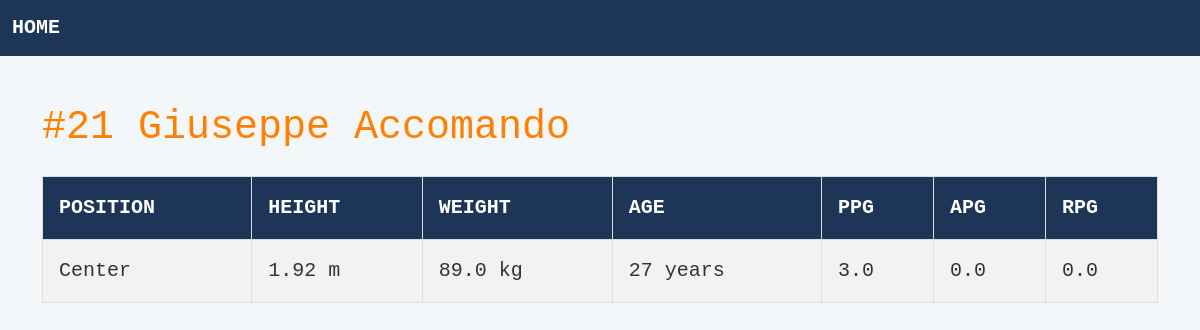
The app's page /player/6 with its own data.
### tables this page shows
CREATE TABLE players (
    id INTEGER PRIMARY KEY AUTOINCREMENT,
    name VARCHAR(255),
    jersey INTEGER,
    position VARCHAR(255),
    height REAL,
    weight REAL,
    age INTEGER,
    ppg REAL DEFAULT 0,
    rpg REAL DEFAULT 0,
    apg REAL DEFAULT 0,
    fpg REAL DEFAULT 0
);

### app.py (the view)
@app.route("/player/<int:id>")
def get_player(id):
    connection = get_connection()
    if connection:
        cursor = connection.cursor()
        cursor.execute("SELECT * FROM players WHERE id = ?", (id,))
        player = cursor.fetchone()
        connection.close()
        if player:
            return render_template("player.html", player=player)
        else:
            return {"error": "Player not found"}, 404
    else:
        return {"error": "Database error"}, 500

### app.py (called while the page is built)
def get_connection():
    connection = sqlite3.connect("data/database.db")
    connection.row_factory = sqlite3.Row
    return connection

### templates/player.html
{% extends "base.html" %} {% block content %}
<div class="container mt-5">
  <h1 class="text-left mb-4" style="color: #ff7f00">
    #{{ player['jersey'] }} {{ player['name'] }}
  </h1>
  <div class="player-info">
    <table class="table table-bordered table-striped table-hover">
      <thead class="bg-dark text-white">
        <tr>
          <th>POSITION</th>
          <th>HEIGHT</th>
          <th>WEIGHT</th>
          <th>AGE</th>
          <th>PPG</th>
          <th>APG</th>
          <th>RPG</th>
        </tr>
      </thead>
      <tbody>
        <tr>
          <td>{{ player['position'] }}</td>
          <td>{{ player['height'] }} m</td>
          <td>{{ player['weight'] }} kg</td>
          <td>{{ player['age'] }} years</td>
          <td>{{ player['ppg'] }}</td>
          <td>{{ player['apg'] }}</td>
          <td>{{ player['rpg'] }}</td>
        </tr>
      </tbody>
    </table>
  </div>
</div>
{% endblock %}

### static/styles.css (style rules this page uses)
body { font-family: "Consolas", monospace; font-size: 20px; background-color: #f4f7fa; color: #333; margin: 0; padding: 0; }
.player-info table { width: 100%; border-collapse: collapse; }
.player-info th, .player-info td { text-align: left; padding: 16px; border: 1px solid #ddd; }
.player-info th { background-color: #1d3557; color: white; }
.player-info td { color: #333; }

### records on screen
players: jersey "21", name "Giuseppe Accomando", position "Center", height "1.92", weight "89.0", age "27", ppg "3.0", apg "0.0", rpg "0.0"
